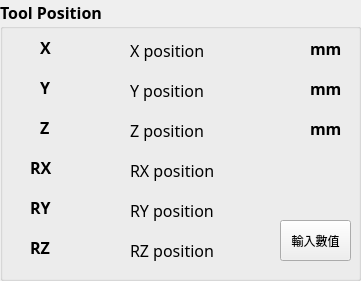
     <widget class="QGroupBox" name="groupBox_toolposition">
      <property name="geometry">
       <rect>
        <x>590</x>
        <y>20</y>
        <width>361</width>
        <height>281</height>
       </rect>
      </property>
      <property name="font">
       <font>
        <family>Candara</family>
        <pointsize>12</pointsize>
        <weight>75</weight>
        <bold>true</bold>
       </font>
      </property>
      <property name="styleSheet">
       <string notr="true">border-color: rgb(56, 62, 86);</string>
      </property>
      <property name="title">
       <string>Tool Position</string>
      </property>
      <widget class="QLabel" name="label_x">
       <property name="geometry">
        <rect>
         <x>40</x>
         <y>40</y>
         <width>58</width>
         <height>15</height>
        </rect>
       </property>
       <property name="font">
        <font>
         <family>Candara</family>
         <pointsize>12</pointsize>
         <weight>75</weight>
         <bold>true</bold>
        </font>
       </property>
       <property name="text">
        <string>X</string>
       </property>
      </widget>
      <widget class="QLabel" name="label_y">
       <property name="geometry">
        <rect>
         <x>40</x>
         <y>80</y>
         <width>58</width>
         <height>15</height>
        </rect>
       </property>
       <property name="font">
        <font>
         <family>Candara</family>
         <pointsize>12</pointsize>
         <weight>75</weight>
         <bold>true</bold>
        </font>
       </property>
       <property name="text">
        <string>Y</string>
       </property>
      </widget>
      <widget class="QLabel" name="label_z">
       <property name="geometry">
        <rect>
         <x>40</x>
         <y>120</y>
         <width>58</width>
         <height>15</height>
        </rect>
       </property>
       <property name="font">
        <font>
         <family>Candara</family>
         <pointsize>12</pointsize>
         <weight>75</weight>
         <bold>true</bold>
        </font>
       </property>
       <property name="text">
        <string>Z</string>
       </property>
      </widget>
      <widget class="QLabel" name="label_rx">
       <property name="geometry">
        <rect>
         <x>30</x>
         <y>160</y>
         <width>58</width>
         <height>15</height>
        </rect>
       </property>
       <property name="font">
        <font>
         <family>Candara</family>
         <pointsize>12</pointsize>
         <weight>75</weight>
         <bold>true</bold>
        </font>
       </property>
       <property name="text">
        <string>RX</string>
       </property>
      </widget>
      <widget class="QLabel" name="label_ry">
       <property name="geometry">
        <rect>
         <x>30</x>
         <y>200</y>
         <width>58</width>
         <height>15</height>
        </rect>
       </property>
       <property name="font">
        <font>
         <family>Candara</family>
         <pointsize>12</pointsize>
         <weight>75</weight>
         <bold>true</bold>
        </font>
       </property>
       <property name="text">
        <string>RY</string>
       </property>
      </widget>
      <widget class="QLabel" name="label_rz">
       <property name="geometry">
        <rect>
         <x>30</x>
         <y>240</y>
         <width>58</width>
         <height>15</height>
        </rect>
       </property>
       <property name="font">
        <font>
         <family>Candara</family>
         <pointsize>12</pointsize>
         <weight>75</weight>
         <bold>true</bold>
        </font>
       </property>
       <property name="text">
        <string>RZ</string>
       </property>
      </widget>
      <widget class="QLabel" name="label">
       <property name="geometry">
        <rect>
         <x>310</x>
         <y>40</y>
         <width>41</width>
         <height>16</height>
        </rect>
       </property>
       <property name="font">
        <font>
         <family>Candara</family>
         <pointsize>12</pointsize>
         <weight>75</weight>
         <bold>true</bold>
        </font>
       </property>
       <property name="text">
        <string>mm</string>
       </property>
      </widget>
      <widget class="QLabel" name="label_2">
       <property name="geometry">
        <rect>
         <x>310</x>
         <y>80</y>
         <width>41</width>
         <height>16</height>
        </rect>
       </property>
       <property name="font">
        <font>
         <family>Candara</family>
         <pointsize>12</pointsize>
         <weight>75</weight>
         <bold>true</bold>
        </font>
       </property>
       <property name="text">
        <string>mm</string>
       </property>
      </widget>
      <widget class="QLabel" name="label_3">
       <property name="geometry">
        <rect>
         <x>310</x>
         <y>120</y>
         <width>41</width>
         <height>16</height>
        </rect>
       </property>
       <property name="font">
        <font>
         <family>Candara</family>
         <pointsize>12</pointsize>
         <weight>75</weight>
         <bold>true</bold>
        </font>
       </property>
       <property name="text">
        <string>mm</string>
       </property>
      </widget>
      <widget class="QLabel" name="label_x_2">
       <property name="geometry">
        <rect>
         <x>130</x>
         <y>40</y>
         <width>141</width>
         <height>21</height>
        </rect>
       </property>
       <property name="font">
        <font>
         <family>Candara</family>
         <pointsize>12</pointsize>
         <weight>50</weight>
         <bold>false</bold>
        </font>
       </property>
       <property name="layoutDirection">
        <enum>Qt::LeftToRight</enum>
       </property>
       <property name="styleSheet">
        <string notr="true">border-color: rgb(85, 85, 85);</string>
       </property>
       <property name="text">
        <string>X position</string>
       </property>
      </widget>
      <widget class="QLabel" name="label_y_2">
       <property name="geometry">
        <rect>
         <x>130</x>
         <y>80</y>
         <width>141</width>
         <height>21</height>
        </rect>
       </property>
       <property name="font">
        <font>
         <family>Candara</family>
         <pointsize>12</pointsize>
         <weight>50</weight>
         <bold>false</bold>
        </font>
       </property>
       <property name="text">
        <string>Y position</string>
       </property>
      </widget>
      <widget class="QLabel" name="label_z_2">
       <property name="geometry">
        <rect>
         <x>130</x>
         <y>120</y>
         <width>141</width>
         <height>21</height>
        </rect>
       </property>
       <property name="font">
        <font>
         <family>Candara</family>
         <pointsize>12</pointsize>
         <weight>50</weight>
         <bold>false</bold>
        </font>
       </property>
       <property name="text">
        <string>Z position</string>
       </property>
      </widget>
      <widget class="QLabel" name="label_rx_2">
       <property name="geometry">
        <rect>
         <x>130</x>
         <y>160</y>
         <width>141</width>
         <height>21</height>
        </rect>
       </property>
       <property name="font">
        <font>
         <family>Candara</family>
         <pointsize>12</pointsize>
         <weight>50</weight>
         <bold>false</bold>
        </font>
       </property>
       <property name="text">
        <string>RX position</string>
       </property>
      </widget>
      <widget class="QLabel" name="label_ry_2">
       <property name="geometry">
        <rect>
         <x>130</x>
         <y>200</y>
         <width>141</width>
         <height>21</height>
        </rect>
       </property>
       <property name="font">
        <font>
         <family>Candara</family>
         <pointsize>12</pointsize>
         <weight>50</weight>
         <bold>false</bold>
        </font>
       </property>
       <property name="text">
        <string>RY position</string>
       </property>
      </widget>
      <widget class="QLabel" name="label_rz_2">
       <property name="geometry">
        <rect>
         <x>130</x>
         <y>240</y>
         <width>141</width>
         <height>21</height>
        </rect>
       </property>
       <property name="font">
        <font>
         <family>Candara</family>
         <pointsize>12</pointsize>
         <weight>50</weight>
         <bold>false</bold>
        </font>
       </property>
       <property name="text">
        <string>RZ position</string>
       </property>
      </widget>
      <widget class="QPushButton" name="pushButton_2">
       <property name="geometry">
        <rect>
         <x>280</x>
         <y>220</y>
         <width>71</width>
         <height>41</height>
        </rect>
       </property>
       <property name="text">
        <string>輸入數值</string>
       </property>
       <property name="autoRepeatDelay">
        <number>100</number>
       </property>
      </widget>
     </widget>
